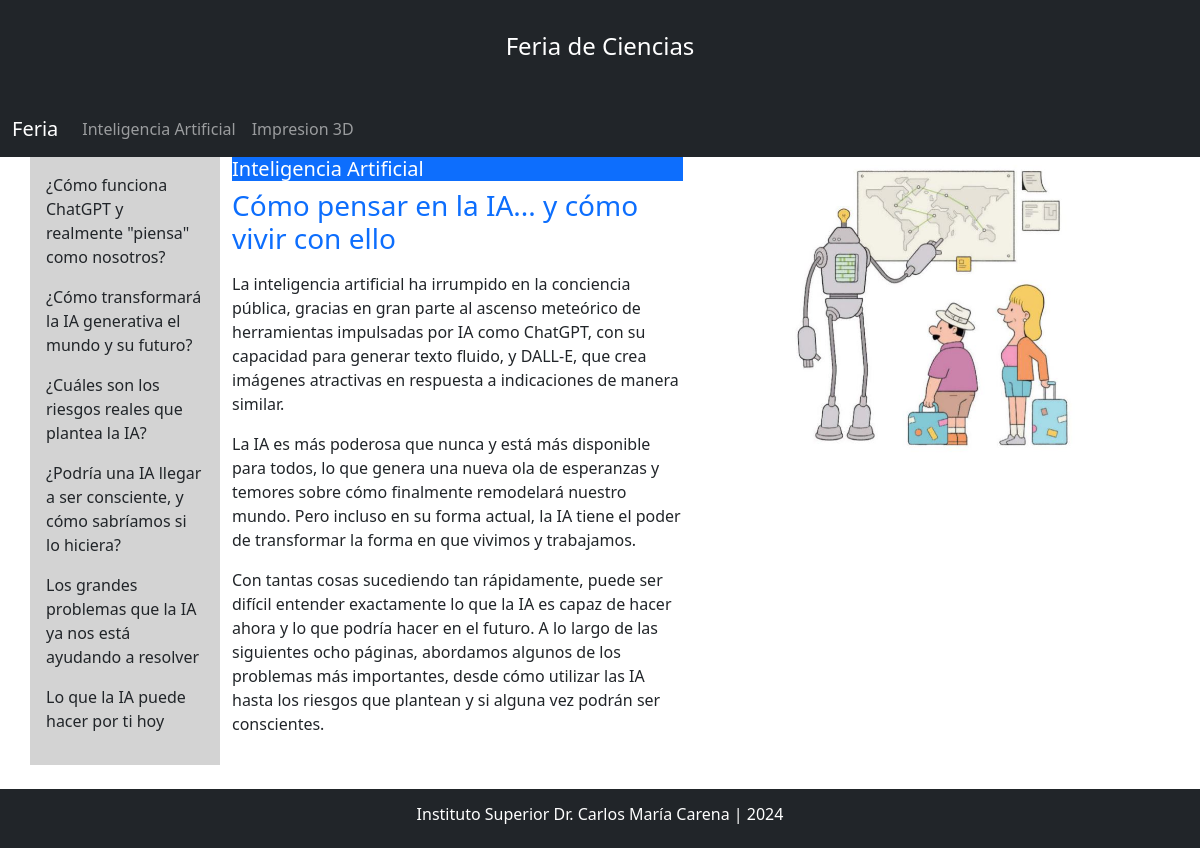
/ia/proyecto/1, run on the app's committed database.
### FeriaCiencias/models.py (models this page shows, shortened)
class Proyecto(models.Model):
    nombre = models.CharField(max_length=50)
    titulo = models.CharField(max_length=100)
    descripcion = models.TextField()
    imagen = models.CharField(max_length=100)
    link = models.CharField(max_length=100, default='', null=True)

class Seccion(models.Model):
    titulo = models.CharField(max_length=100)
    descripcion = models.TextField()
    imagen = models.CharField(max_length=100)
    idProyecto = models.ForeignKey(Proyecto, on_delete=models.PROTECT)
    link = models.CharField(max_length=100, default='', null=True)

### FeriaCiencias/views.py (the view)
# urls.py: path('ia/proyecto/<int:pk>', views.proyecto, name='proyecto'),
def proyecto(request, pk):
    proyectos = Proyecto.objects.all()
    proyecto = Proyecto.objects.get(id=pk)
    secciones = Seccion.objects.filter(idProyecto__nombre__icontains=proyecto.nombre)
    context = {"proyecto": proyecto, "proyectos": proyectos, "secciones": secciones}
    return render(request, "ia/proyecto.html", context)

### Carena/templates/IA/proyecto.html (shortened to what this page needs)
{% extends "base.html" %}
{% load static %}
{% block content %}
    <div id="contenido" class="container">
        <div class="row">
            <div class="d-none d-lg-block col-lg-2 p-3" style="background-color: lightgray">
                {% for s in secciones %}
                    <p><a class="text-decoration-none text-dark" href="{{ s.link }}/{{ s.id }}">{{ s.titulo }}</a></p>
                {%  endfor %}
            </div>
            <div class="col-md-5">
                <h5 class="bg-primary"><a class="text-white text-decoration-none" href="{{ proyecto.link }}/{{ proyecto.id }}">{{ proyecto.nombre }}</a></h5>
                <h3 class="text-primary pb-2">{{ proyecto.titulo }}</h3>
                {{ proyecto.descripcion|safe }}
            </div>
            <div class="col-md-5" id="imagen"
                 style="background-image: url('{% static proyecto.imagen %}');
                         background-position: center;
                         height: 300px;
                         background-size: contain;
                         background-repeat: no-repeat">
            </div>
        </div>
    </div>
{% endblock %}

### Carena/templates/base.html (shortened to what this page needs)
{% load static %}
<!DOCTYPE html>
<html lang="en">
<head>
    {% load bootstrap5 %}
    {% bootstrap_css %}
    <link rel="stylesheet" href="{% static 'estilos.css' %}">
</head>
<body>
    <div class="d-flex flex-column min-vh-100">
        <header class="container-fluid bg-dark text-white text-center p-10" style="padding: 2rem;">
            <h4>Feria de Ciencias</h4>
        </header>
        <nav class="navbar navbar-expand-sm bg-dark navbar-dark sticky-top">
            <div class="container-fluid">
                <a class="navbar-brand" href="/index">Feria</a>
                <div class="collapse navbar-collapse" id="collapsibleNavbar">
                    <ul class="navbar-nav">
                        {% for p in proyectos %}
                        <li class="nav-item">
                            <a class="nav-link" href="{{ p.link }}/{{ p.id }}">{{ p.nombre }}</a>
                        </li>
                        {% endfor %}
                    </ul>
                </div>
            </div>
        </nav>
        <main class="flex-fill">
            {% block content %}
            {% endblock %}
        </main>
        <footer class="container-fluid bg-dark text-center p-3 text-white mt-4">
            <h6>Instituto Superior Dr. Carlos María Carena | 2024</h6>
        </footer>
    </div>
</body>
</html>

### Carena/static/estilos.css (style rules this page uses)
body { margin: 0; padding: 0; min-height: 100vh; box-sizing: border-box; }

### data on the page
Proyecto: nombre "Inteligencia Artificial", titulo "Cómo pensar en la IA... y cómo vivir con ello", descripcion "La inteligencia artificial ha irrumpido en la conciencia pública, gracias en gran parte al ascenso meteórico de herramientas impulsadas por IA como ChatGPT, con su capacidad para generar texto fluido, y DALL-E, que crea imágenes atractivas en respuesta a indicaciones de manera similar. La IA es más poderosa que nunca y está más disponible para todos, lo que genera una nueva ola de esperanzas y temores sobre cómo finalmente remodelará nuestro mundo. Pero incluso en su forma actual, la IA tiene el poder de transformar la forma en que vivimos y trabajamos. Con tantas cosas sucediendo tan rápidamente, puede ser difícil entender exactamente lo que la IA es capaz de hacer ahora y lo que podría…", imagen (picture)
Proyecto: nombre "Impresion 3D"
Seccion: titulo "¿Cómo funciona ChatGPT y realmente \"piensa\" como nosotros?"
Seccion: titulo "¿Cómo transformará la IA generativa el mundo y su futuro?"
Seccion: titulo "¿Cuáles son los riesgos reales que plantea la IA?"
Seccion: titulo "¿Podría una IA llegar a ser consciente, y cómo sabríamos si lo hiciera?"
Seccion: titulo "Los grandes problemas que la IA ya nos está ayudando a resolver"
Seccion: titulo "Lo que la IA puede hacer por ti hoy"
